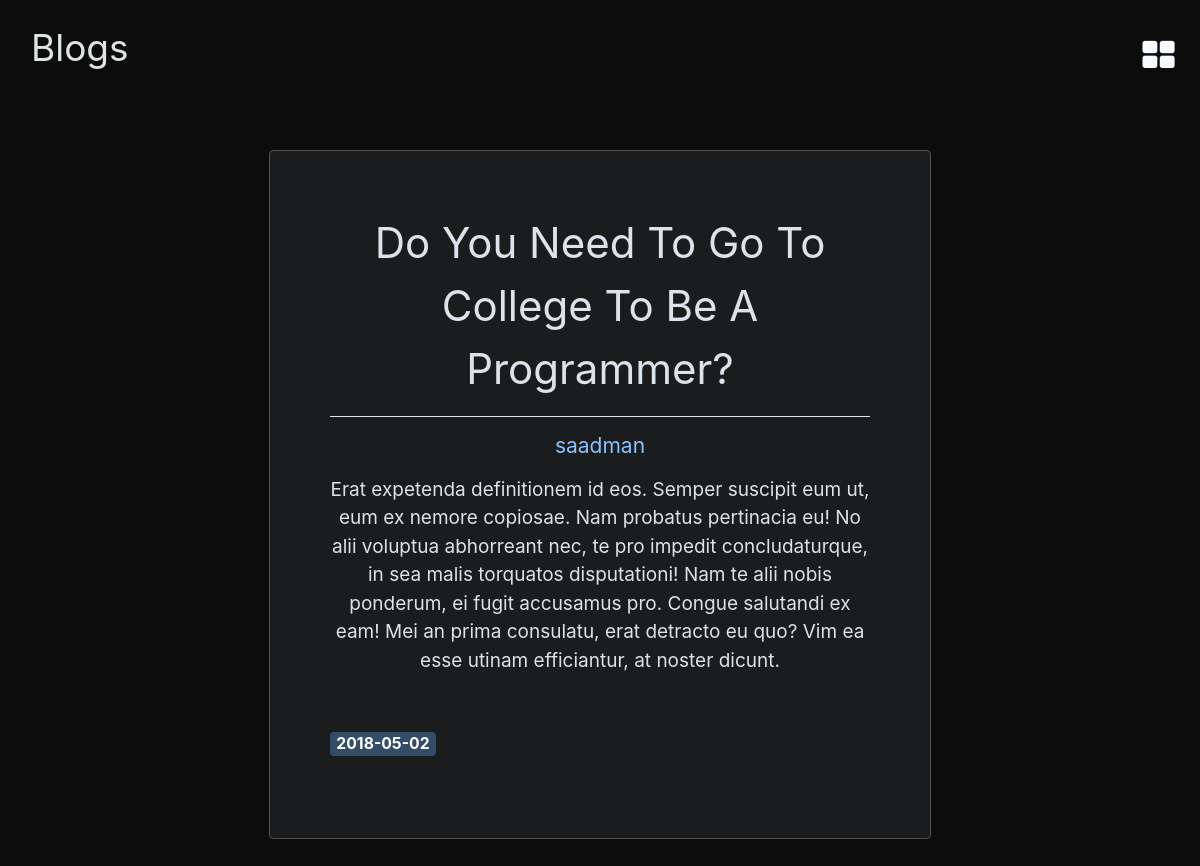
The app's page /post/24/ with its own data.
### flaskblog/models.py (models this page shows, shortened)
class Post(db.Model):
    id = db.Column(db.Integer, primary_key=True)
    title = db.Column(db.String(100), nullable=False)
    date_posted = db.Column(db.DateTime, nullable=False, default=datetime.utcnow)
    content = db.Column(db.Text, nullable=False)
    user_id = db.Column(db.Integer, db.ForeignKey('user.id'), nullable=False)

class User(db.Model, UserMixin):
    id = db.Column(db.Integer, primary_key=True)
    username = db.Column(db.String(20), unique=True, nullable=False)
    email = db.Column(db.String(120), unique=True, nullable=False)
    image_file = db.Column(db.String(20), nullable=False, default='default.jpg')
    password = db.Column(db.String(60), nullable=False)
    posts = db.relationship('Post', backref='author', lazy=True)
    is_admin = db.Column(db.Boolean, default=False)

### flaskblog/routes.py (the view)
@app.route("/post/<int:post_id>/")
def post(post_id):
    post = Post.query.get_or_404(post_id)
    return render_template('single_blog.html', title=post.title, post=post)

### flaskblog/templates/single_blog.html (shortened to what this page needs)
{% extends "base.html" %}
{% block content %}
<div style="padding: -2px;padding-left: 30px;padding-right: 30px;">
    <div class="container shake animated" style="background: #1b1c1e;width: auto;margin-top: 54px;font-size: 53px;margin-right: auto;margin-left: auto;padding: 60px;padding-right: 60px;padding-left: 60px;max-width: 662px;margin-bottom: 88px;border-radius: 4px;border: 1px solid rgb(81,81,81) ;">
        <p class="text-center" style="font-size: 42px;margin-bottom: 0px;">{{ post.title }}</p>
        <hr style="background: #ffffff;margin-bottom: -21px;">
        <p class="text-center" style="font-size: 21px;padding-left: 0;margin-top: 34px;color: rgb(135,195,255);">{{ post.author.username }}</p>
        <p class="text-center" style="font-size: 19px;margin-top: -2px;">{{ post.content }}</p>
        <span class="badge badge-primary" style="font-size: 15.75px;background: rgb(51,76,103);margin-bottom: 22px;margin-top: 0px;">
            {{ post.date_posted.strftime('%Y-%m-%d') }}
        </span>
    </div>
</div>
{% endblock content %}

### records on screen
Post: title "Do You Need To Go To College To Be A Programmer?", content "Erat expetenda definitionem id eos. Semper suscipit eum ut, eum ex nemore copiosae. Nam probatus pertinacia eu! No alii voluptua abhorreant nec, te pro impedit concludaturque, in sea malis torquatos disputationi! Nam te alii nobis ponderum, ei fugit accusamus pro. Congue salutandi ex eam! Mei an prima consulatu, erat detracto eu quo? Vim ea esse utinam efficiantur, at noster dicunt.", date_posted "2018-05-02"
User: author.username "saadman"
